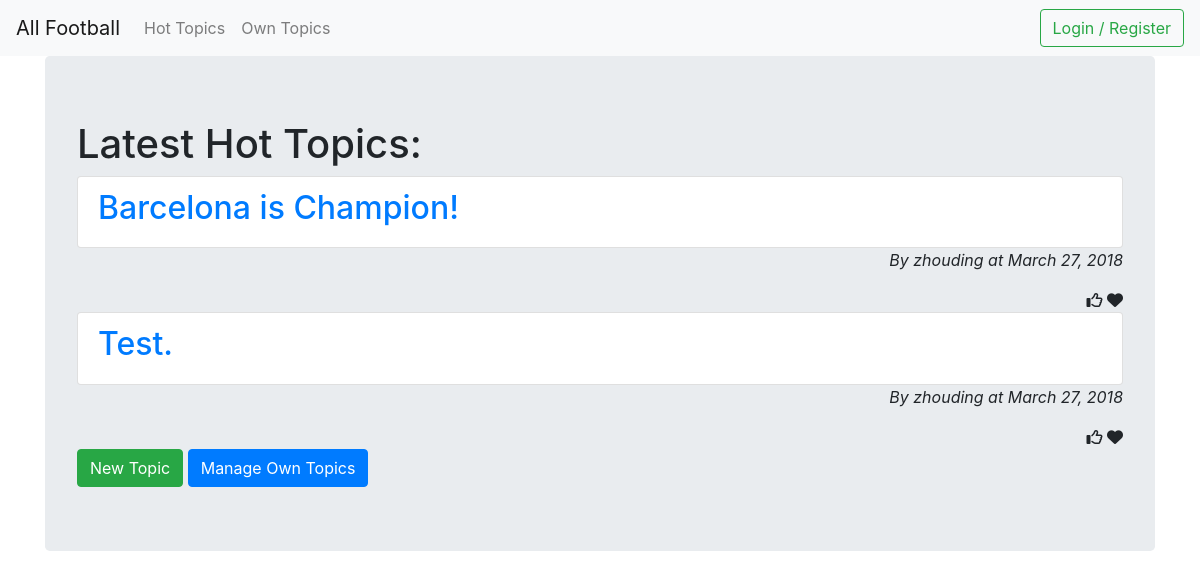
The page /topics/ on the database as committed earlier.
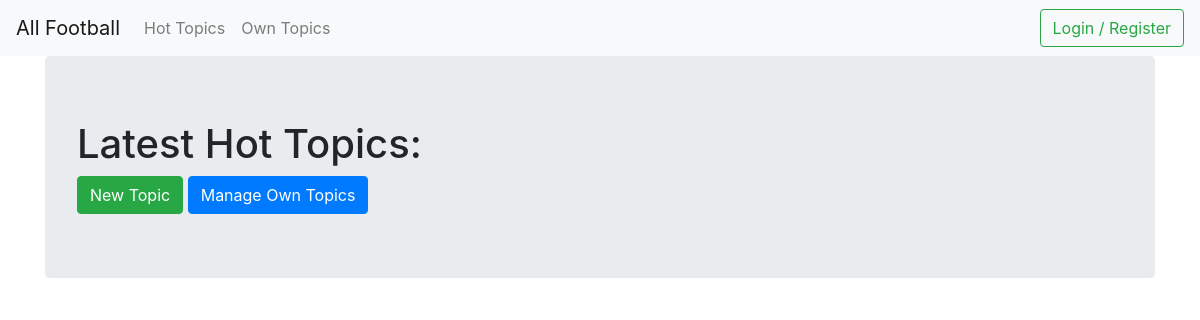
The same page on the database as committed later.
### app/models.py (models this page shows, shortened)
class Topic(models.Model):
    title = models.CharField(max_length = 256)
    content = models.CharField(max_length = 3000)
    author = models.ForeignKey(User, related_name = 'author', on_delete=models.CASCADE)
    date = models.DateField(auto_now = False, auto_now_add = True)
    likes = models.BigIntegerField(blank=True, null=True)
    favorates = models.BigIntegerField(blank=True, null=True)
    favorate_by = models.ManyToManyField(User, blank=True, null=True)
    tags = models.ManyToManyField(Tag, blank=True, null=True)

### app/views.py (the view)
# urls.py: path('topics/', views.TopicListView.as_view(), name='topics'),
class TopicListView(ListView):
    model = models.Topic
    template_name = 'topics.html'
    context_object_name = 'topics'

### templates/topics.html
{% extends "base.html" %}
{% load static %}
{% block content %}
    <div class="jumbotron">
        <h1>Latest Hot Topics:</h1>
        <ul class="list-group">
            {% for topic in topics %}
            <a href="{{ topic.id }}"><li class="list-group-item"><h2>{{ topic.title }}</h2></li></a>
            <em style="text-align:right"><p>By {{ topic.author.username }} at {{ topic.date }}</p></em>
            <div style="text-align:right">
                <i class="fa fa-thumbs-o-up" aria-hidden="true"></i>
                <i class="fa fa-heart" aria-hidden="true"></i>
            </div>
            {% endfor %}
        </ul>
        {% if user.is_authenticated %}
        <a href="{% url 'app:new_topic' %}"><button type="button" class="btn btn-success">New Topic</button></a>
        <a href="{% url 'app:own_topics' %}"><button type="button" class="btn btn-primary">Manage Own Topics</button></a>
        {% else %}
        <a href="{% url 'app:redirect_login' %}"><button type="button" class="btn btn-success">New Topic</button></a>
        <a href="{% url 'app:redirect_login' %}"><button type="button" class="btn btn-primary">Manage Own Topics</button></a>
        {% endif %}
    </div>
{% endblock %}

### templates/base.html (shortened to what this page needs)
<!DOCTYPE html>
{% load staticfiles %}
<html>
<head>
    <link rel="stylesheet" href="https://maxcdn.bootstrapcdn.com/bootstrap/4.0.0/css/bootstrap.min.css">
</head>
<body>
    <nav class="navbar navbar-expand-lg navbar-light bg-light">
        <a class="navbar-brand" href="#">All Football</a>
        {% if user.is_authenticated %}
        <button class="navbar-toggler" type="button" data-toggle="collapse" data-target="#navbarSupportedContent" aria-controls="navbarSupportedContent" aria-expanded="false" aria-label="Toggle navigation">
          <span class="navbar-toggler-icon"></span>
        </button>
        <div class="collapse navbar-collapse" id="navbarSupportedContent">
          <ul class="navbar-nav mr-auto">
            <li class="nav-item">
              <a class="nav-link" href="{% url "app:topics" %}">Hot Topics <span class="sr-only">(current)</span></a>
            </li>
            <li class="nav-item">
              <a class="nav-link" href="{% url "app:own_topics" %}">Own Topics</a>
            </li>
          </ul>
            <a href="{% url 'app:user_logout' %}"><button class="btn btn-outline-danger my-2 my-sm-0" type="button">Logout</button></a>
          {% else %}
            <div class="collapse navbar-collapse" id="navbarSupportedContent">
              <ul class="navbar-nav mr-auto">
                <li class="nav-item">
                  <a class="nav-link" href="{% url "app:topics" %}">Hot Topics <span class="sr-only">(current)</span></a>
                </li>
                <li class="nav-item">
                  <a class="nav-link" href="{% url "app:redirect_login" %}">Own Topics</a>
                </li>
              </ul>
            <a href="{% url 'app:user_login' %}"><button class="btn btn-outline-success my-2 my-sm-0" type="button">Login / Register</button></a>
          {% endif %}
        </div>
      </nav>
      <div class="container mycontent">
        {% block content %}
        {% endblock %}
      </div>
</body>
</html>

Rows that differ between the two databases and show on the page:
removed Topic: title "Barcelona is Champion!", author.username "zhouding", date "March 27, 2018"
removed Topic: title "Test.", author.username "zhouding", date "March 27, 2018"
